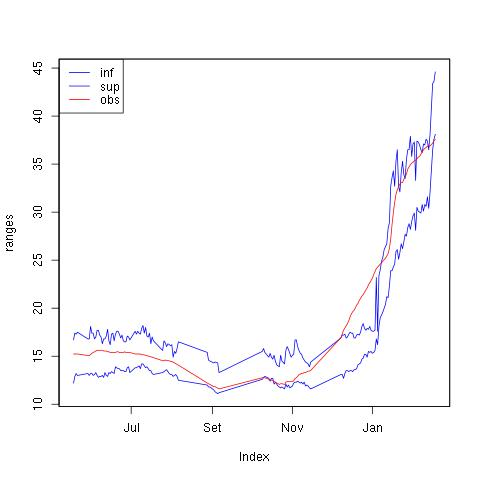

Here is the R script that generated this plot:
source('dataprep.R')

projs <- read.csv('../data/sumario-projecoes.csv')
projs.zoo <- zoo(projs[,3:11], as.Date(projs$data, "%Y-%m-%d")+30)

cant.p.m30 <- zoo(runmean(cant.p, k=30, align="right"), time(cant.p))
all.zoo <- merge.zoo(pluv.hist, projs.zoo, cant.zoo, cant.p.m30, all=FALSE)

pluv.frac <- 100 * all.zoo$cant.p.m30 / all.zoo$pluv.m30

ranges <- matrix(nrow=0, ncol=4)
for (di in time(all.zoo)) {
    d <- as.Date(di)
    # valores de chuva fora dos projetados
    if ((pluv.frac[d] < 62.5) | (pluv.frac[d] > 137.5))
        next
    # valores sabidamente errados
    if ((d >= as.Date("2015-11-16")) & (d <= as.Date("2015-12-6")))
        next

    if (pluv.frac[d] <= 87.5)
        pluv <- "75"
    else if (pluv.frac[d] <= 112.5)
        pluv <- "100"
    else
        pluv <- "125"

    ranges <- rbind(ranges, matrix(c(d, projs.zoo[d,paste("inf", pluv, sep='')],
                                   projs.zoo[d,paste("sup", pluv, sep='')],
                                   cant.zoo$v.rel2[d]), ncol=4))
}
ranges <- zoo(ranges[,2:4], order.by=as.Date(ranges[,1]))
colnames(ranges) <- c("inf", "sup", "obs")
right <- length(which((ranges$obs > ranges$inf) & (ranges$obs < ranges$sup)))
total <- length(time(ranges))
plot(ranges, plot.type='single', col=c("blue","blue","red"))
legend("topleft", colnames(ranges), lty=1, col=c("blue", "blue", "red"))
print(paste("right: ", right, " of ", total, " (", 100*right/total, "%)", sep=''))
